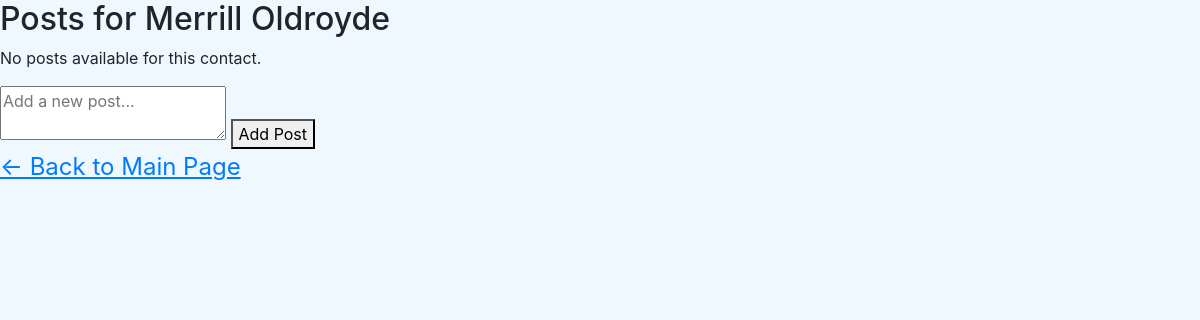
The page /ContactPosts/46 (signed in) on the database as committed earlier.
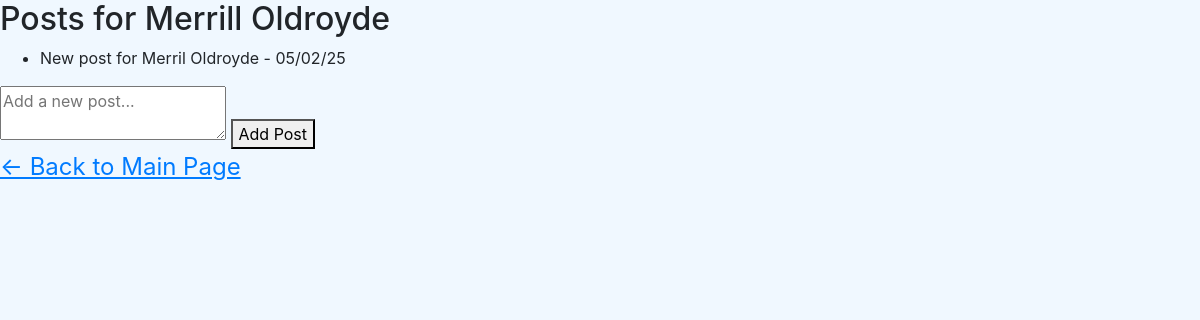
The same page on the database as committed later.
### tables this page shows
CREATE TABLE Posts (
    'user_id',
    'contact_id',
    'post_id' INTEGER PRIMARY KEY AUTOINCREMENT,
    'date_posted',
    'post_text',
    FOREIGN KEY(contact_id) REFERENCES Contact_Info(contact_id),
    FOREIGN KEY(user_id) REFERENCES Users(user_id)
);

### app.py (the view)
@app.route('/ContactPosts/<int:contact_id>')
def view_contact_posts(contact_id):
    if 'user_id' not in session:
        return redirect(url_for('login'))
    conn = sqlite3.connect('PhoneBook.db')
    c = conn.cursor()
    c.execute("SELECT first_name, last_name FROM Contact_Info WHERE contact_id = ?", (contact_id,))
    contact = c.fetchone()
    if not contact:
        conn.close()
        return "Contact not found", 404
    contact_name = f"{contact[0]} {contact[1]}"
    c.execute('''SELECT post_text, date_posted
                 FROM Posts
                 WHERE contact_id = ?
                 ORDER BY date_posted DESC''', (contact_id,))
    posts = c.fetchall()
    conn.close()
    return render_template('Posts.html', contact_name=contact_name, posts=posts, contact_id=contact_id)

### Templates/Posts.html
{% extends "base.html" %}
{% block content %}
<h2>Posts for {{ contact_name }}</h2>
{% if posts %}
    <ul>
    {% for post in posts %}
        <li>{{ post[0] }} - {{ post[1] }}</li>
    {% endfor %}
    </ul>
{% else %}
    <p>No posts available for this contact.</p>
{% endif %}
<form method="POST" action="{{ url_for('add_post', contact_id=contact_id) }}">
    <textarea name="content" placeholder="Add a new post..."></textarea>
    <button type="submit">Add Post</button>
</form>
<a href="{{ url_for('Welcome') }}">← Back to Main Page</a>
{% endblock %}

### Templates/base.html (shortened to what this page needs)
<!DOCTYPE html>
<html lang="en">
  <head>
    <link rel="stylesheet" href="https://maxcdn.bootstrapcdn.com/bootstrap/4.0.0/css/bootstrap.min.css">
    <link rel="stylesheet" href="{{ url_for('static', filename='style.css') }}">
  </head>
  <body>
    <main>
      {% block content %}
      {% endblock %}
    </main>
  </body>
</html>

### static/style.css (style rules this page uses)
body { background-color: aliceblue; margin:0; padding: 0; }
label, a { font-size: x-large; text-decoration: underline; }

Rows that differ between the two databases and show on the page:
added Posts: post_text "New post for Merril Oldroyde", date_posted "05/02/25"
Other text that changed with them:
text no longer shown: "No posts available for this contact."
